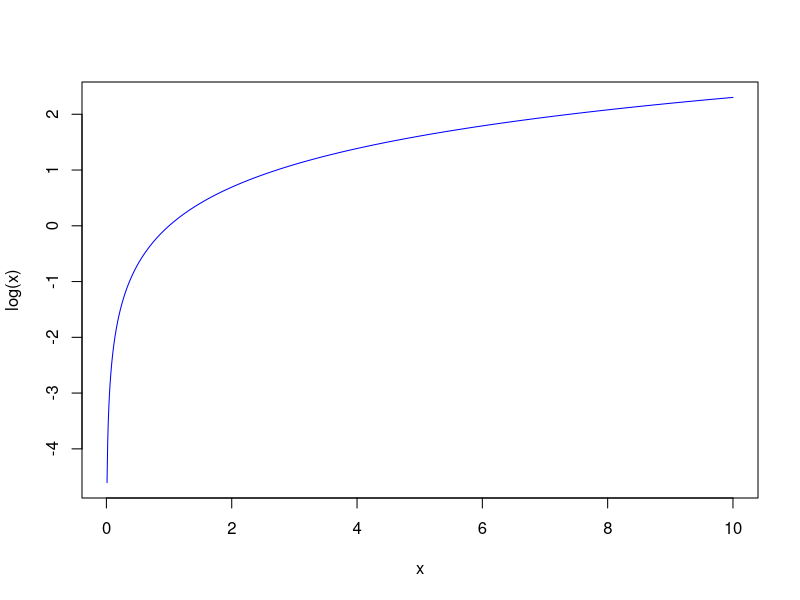
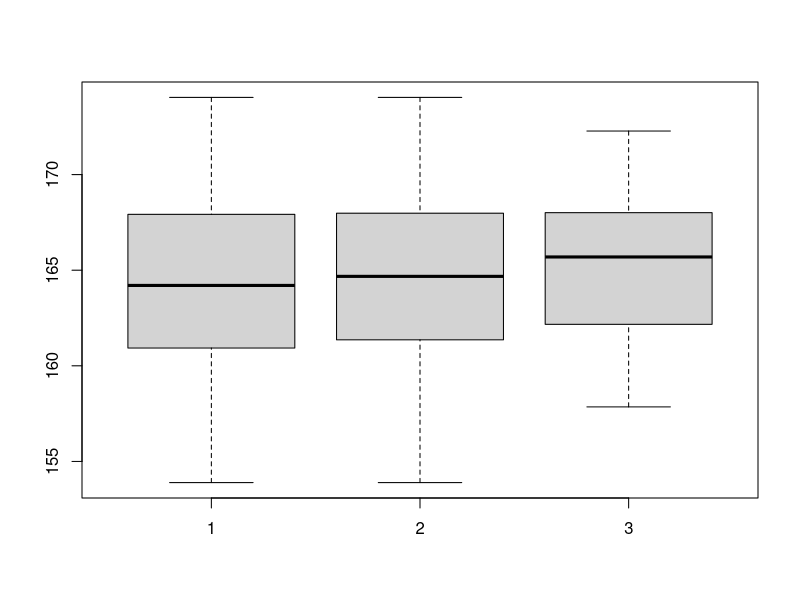

These figures' R source, in order:
## ---- chunk 1
knitr::opts_chunk$set(echo = TRUE)
## ---- chunk 2
x <- c(1,2,3)
x
## ---- chunk 3
x <- seq(from=0,to=10,by=0.01)
mean(x)
sd(x)
## ---- chunk 4
x <- seq(from=0.01,to=10,by=0.01)
plot(x,log(x),type='l',col='blue')
## ---- chunk 5
x <- c(1,2,3)
x
class(x)
y <- c(sqrt(2),sqrt(3),sqrt(5))
y
class(y)
z <- c("pepito","juanito","jorgito")
z
class(z)
## ---- chunk 6
x <- rep("pepito",10)
x
y <- rep(c(sqrt(2),sqrt(3)),5)
y
z <- c(rep("f",25),rep("h",75))
z
## ---- chunk 7
x <- seq(from=-10,to=10,by=0.01)
length(x)
## ---- chunk 8
taille <- c(142,NA,189,156,NA,190)
taille
mean(taille,na="true")
sd(taille,na="true")
is.na(taille)
summary(taille)
## ---- chunk 9
x <- seq(from=-100,100,by=2)
x
x[30]
x[30:40]
30:40
1:100
## ---- chunk 10
sexe <- c(rep("f",25),rep("h",75))
sexe
taille <- rnorm(100,165,4)
taille
bd <- data.frame(sexe,taille)
taille.h <- taille[sexe=="h"]
taille.h
taille.f <- taille[sexe=="f"]
taille.f
boxplot(taille.h,taille,taille.f)
mean(taille)
mean(taille.f)
mean(taille.h)
sexe.n <- sexe[taille < 164]
sexe.n
(table(sexe.n)/length(taille))*100
